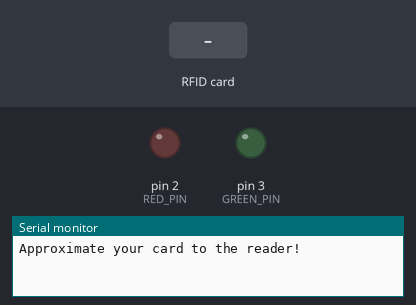
This sketch was run on a simulated Arduino Uno, built with avr-gcc and run on an emulated ATmega328P. Shown: output pins drawn as LEDs (lit = HIGH), the last lines printed to the serial monitor. The inputs (shaded band) are chosen by the test bench. Pins used as bus, display or sensor lines are not drawn.

Above: at 1.2 s.
1.3 s: RFID card 5E 7A 19 C4 held to the reader
At 1.9 s:
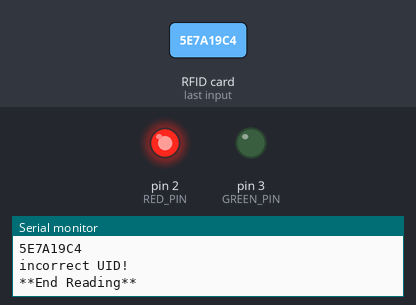
Timing chart, 0 to 4.3 s (numbered marks = the images above; inputs shaded):
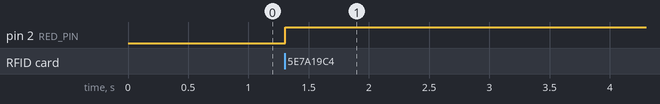

Measured:
- after the input at 1.3 s, pin 2 (RED_PIN): LOW → HIGH at once

The sketch:

rfid-workshop.ino
```cpp
/*
 * Initial Author: ryand1011 (https://github.com/ryand1011)
 *
 * Reads data written by a program such as "rfid_write_personal_data.ino"
*/

#include <SPI.h> // SPI device communication library
#include <MFRC522.h> // RFID module library

#define RST_PIN 9
#define SS_PIN  10

#define RED_PIN 2
#define GREEN_PIN 3

MFRC522 mfrc522(SS_PIN, RST_PIN);   // creates MFRC522 instance

String myUID = "REPLACE-ME";
unsigned long strUID[4];

void setup() {
  pinMode(RED_PIN, OUTPUT); // declare the LED as an output
  pinMode(GREEN_PIN, OUTPUT); // declare the LED as an output

  Serial.begin(9600); // starts the serial connection
  SPI.begin(); // initiates SPI connection between RFID module and Arduino
  mfrc522.PCD_Init(); // initiates MFRC522 RFID module
  Serial.println("Approximate your card to the reader!");  // PICC = proximity integrated circuit card (contactless card/tag). denotes that it's ready to be read
}

void loop() {
  // Reset the loop if no new card present on the sensor/reader. This saves the entire process when idle.
  if (!mfrc522.PICC_IsNewCardPresent()) {
    return;
  }

  // Select one of the cards
  if (!mfrc522.PICC_ReadCardSerial()) {
    return;
  }

  Serial.println(F("**Card Detected:**"));
  mfrc522.PICC_DumpDetailsToSerial(&(mfrc522.uid)); //dump some details about the card

  // RFID tag identifiers are always WRITTEN as hexadecimal values to the actual tag
  char str[32] = ""; // UID is 4-bytes or 32-bits
  array_to_string(mfrc522.uid.uidByte, 4, str); // byte array, length, char array for output
  Serial.println(str); // print the output UID string

  if(String(str) == myUID) { // compares both strings for equality
    Serial.println("it's a match!");
    authorized();
  } else {
    Serial.println("incorrect UID!");
    unauthorized();
  }

  Serial.println(F("\n**End Reading**\n"));
  delay(1000); //change value if you want to read cards faster
  mfrc522.PICC_HaltA(); // tells the reader to stop reading
}

// converts from HEX to UTF-8
void array_to_string(byte array[], unsigned int len, char buffer[]) {
   for (unsigned int i = 0; i < len; i++)
   {
      byte nib1 = (array[i] >> 4) & 0x0F;
      byte nib2 = (array[i] >> 0) & 0x0F;
      buffer[i*2+0] = nib1  < 0xA ? '0' + nib1  : 'A' + nib1  - 0xA;
      buffer[i*2+1] = nib2  < 0xA ? '0' + nib2  : 'A' + nib2  - 0xA;
   }
   buffer[len*2] = '\0';
}

void authorized() {
  digitalWrite(GREEN_PIN, HIGH);
  digitalWrite(RED_PIN, LOW);
}

void unauthorized() {
  digitalWrite(RED_PIN, HIGH);
  digitalWrite(GREEN_PIN, LOW);
}
```
